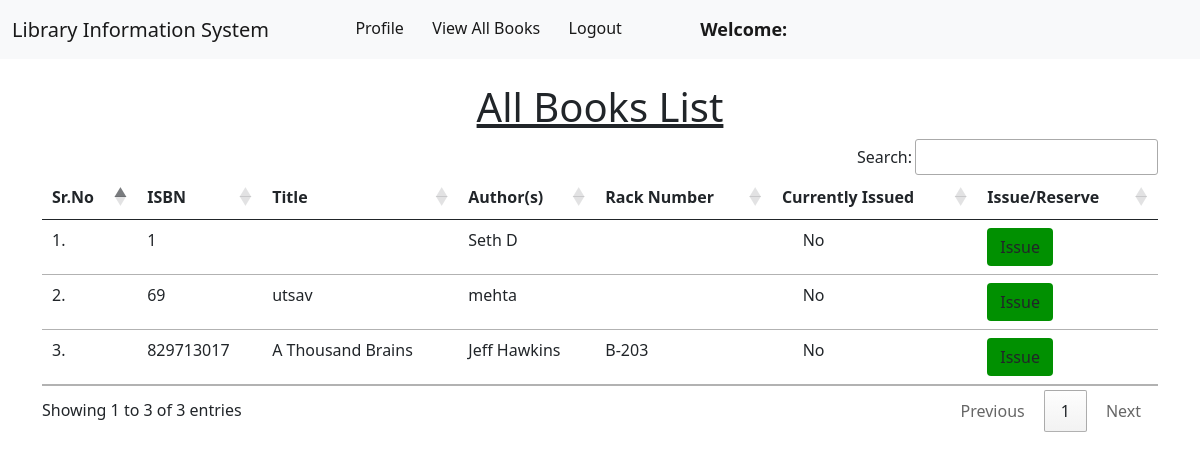
Page /member/view_books/ on the committed database.
### book/models.py (models this page shows, shortened)
class Book(models.Model):
    title = models.CharField(max_length=200)
    author = models.CharField(max_length=200)
    isbn = models.CharField(max_length= 15)
    rack_number = models.CharField(max_length= 10)
    issue_date = models.DateField(null= True)
    date_added = models.DateField(null=True)
    issue_member = models.ForeignKey("member.Member", on_delete = models.SET_NULL, null = True)

### member/views.py (the view)
# urls.py: path("view_books/", views.view_books, name="view_books"),
def view_books(request):
    books = Book.objects.all()
    return render(request, "member/view_books.html", {'books' :books})

### member/templates/member/view_books.html (shortened to what this page needs)
{% extends 'member/member_navbar.html' %}
{% load static %}
{% block body %}
<div class="container mt-4">
    <h1 class="text-center"><u>All Books List</u></h1>
    <table class="table table-hover" id="example">
        <thead>
            <tr>
                <th>Sr.No</th>
                <th>ISBN</th>
                <th>Title</th>
                <th>Author(s)</th>
                <th>Rack Number</th>
                <th>Currently Issued</th>
                <th>Issue/Reserve</th>
            </tr>
        </thead>
        <tbody>
            {% for book in books %}
            <tr>
                <td>{{forloop.counter}}.</td>
                <td>{{book.isbn}}</td>
                <td>{{book.title}}</td>
                <td>{{book.author}}</td>
                <td>{{book.rack_number}}</td>
                {% if book.issue_date == "" %}
                    <td>&nbsp;&nbsp;&nbsp;&nbsp;&nbsp;Yes</td>
                    <td><a href="/member/reserve_book/{{book.id}}/" class="btn btn-reserve" onclick="return confirm('Are you sure you want to Reserve this book?')">Reserve</a></td>
                {% else %}
                    <td>&nbsp;&nbsp;&nbsp;&nbsp;&nbsp;No</td>
                    <td><a href="/member/issue_book/{{book.id}}/" class="btn btn-issue" onclick="return confirm('Are you sure you want to Issue this book?')">Issue</a></td>
                {% endif %}
            </tr>
            {% endfor %}
        </tbody>
    </table>
    </div>
{% endblock %}

### member/templates/member/view_books.html (style rules this page uses)
.btn-issue { background-color: rgb(1, 144, 1); }

### rows in the picture
Book: isbn "1", author "Seth D"
Book: isbn "69", title "utsav", author "mehta"
Book: isbn "829713017", title "A Thousand Brains", author "Jeff Hawkins", rack_number "B-203"
